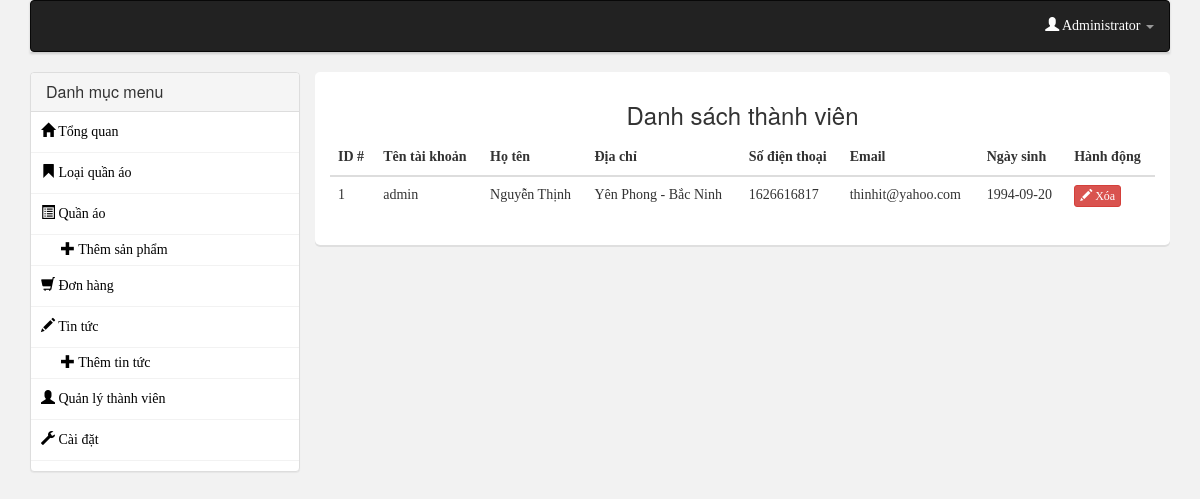
The page /admincp/index.php?action=members (signed in) on the database its author committed.
### tables this page shows
CREATE TABLE IF NOT EXISTS `khachhang` (
  `makh` int(11) NOT NULL AUTO_INCREMENT,
  `email` varchar(60) NOT NULL,
  `ho` varchar(20) NOT NULL,
  `ten` varchar(20) NOT NULL,
  `sdt` int(11) NOT NULL,
  `diachi` varchar(200) NOT NULL,
  `gioitinh` double NOT NULL,
  `ngaysinh` date NOT NULL,
  PRIMARY KEY (`makh`)
);

CREATE TABLE IF NOT EXISTS `taikhoan` (
  `user_id` int(11) NOT NULL AUTO_INCREMENT,
  `makh` int(11) NOT NULL,
  `username` varchar(60) NOT NULL,
  `password` varchar(40) NOT NULL,
  `level` int(11) NOT NULL,
  `ngaydangky` datetime NOT NULL,
  PRIMARY KEY (`user_id`)
);

### include/class.db.php (called while the page is built, shortened)
<?php
Class Config extends mysqli{
    public $db;
    public $query;
    public function __construct(){
       $this->db = new mysqli('localhost','root','','project_nhom16') or die($this->db->errno);
       $this->db->query("SET NAMES 'utf8'");
    }
    public function fetchData(){
        $data = array();
        $this->result = $this->db->query($this->query);
        while ($dl = $this->result->fetch_assoc()) {
            $data[] = $dl;
        }
    return $data;
    }
}
?>

### include/class.admincp.php (called while the page is built, shortened)
<?php
require_once('class.db.php');
class Categories extends Config{
    public function getMember($more = ''){
        $this->query = "SELECT * FROM khachhang INNER JOIN taikhoan USING(makh) $more";
        return $this->fetchData();
    }
}
?>

### admincp/inc/members.php (the view)
<h3 class="text-center" >Danh sách thành viên</h3>
<table class="table">
<thead>
    <th>ID #</th>
    <th>Tên tài khoản</th>
    <th>Họ tên</th>
    <th>Địa chỉ</th>
    <th>Số điện thoại</th>
    <th>Email</th>
    <th>Ngày sinh</th>
    <th>Hành động</th>
</thead>
<tbody>
    <?php
        $data = $sp->getMember();
        foreach ($data as $v) {
    ?>
    <tr>
        <td><?php echo $v['makh'];?></td>
        <td><?php echo $v['username'];?></td>
        <td><?php echo $v['ho']." ".$v['ten'];?></td>
        <td><?php echo $v['diachi'];?></td>
        <td><?php echo $v['sdt'];?></td>
        <td><?php echo $v['email'];?></td>
        <td><?php echo $v['ngaysinh'];?></td>
        <td>
             <a href="index.php?action=delete_member&id=<?php echo $v['makh'];?>"><button class="btn btn-danger btn-xs" onclick="return confirm('Bạn có muốn xóa không ?');"><b class="glyphicon glyphicon-pencil"></b> Xóa</button></a>
        </td>
    </tr>
    <?php
        }
    ?>
</tbody>
</table>

### admincp/css/style.css (style rules this page uses)
body { font-family: tahoma;background:#f2f2f2; }

### rows shown on the page
khachhang: makh "1", taikhoan.username "admin", ho "Nguyễn", ten "Thịnh", diachi "Yên Phong - Bắc Ninh", sdt "1626616817", email "thinhit@yahoo.com", ngaysinh "1994-09-20"
